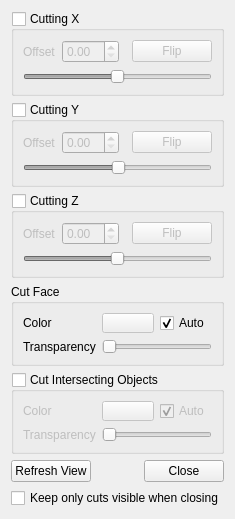
<?xml version="1.0" encoding="UTF-8"?>
<ui version="4.0">
 <class>PartGui::SectionCut</class>
 <widget class="QDialog" name="PartGui::SectionCut">
  <property name="geometry">
   <rect>
    <x>0</x>
    <y>0</y>
    <width>230</width>
    <height>514</height>
   </rect>
  </property>
  <property name="maximumSize">
   <size>
    <width>450</width>
    <height>16777215</height>
   </size>
  </property>
  <property name="windowTitle">
   <string>Persistent Section Cut</string>
  </property>
  <layout class="QGridLayout" name="gridLayout_6">
   <item row="0" column="0" colspan="3">
    <widget class="QGroupBox" name="groupBoxX">
     <property name="maximumSize">
      <size>
       <width>16777215</width>
       <height>16777215</height>
      </size>
     </property>
     <property name="title">
      <string>Cutting X</string>
     </property>
     <property name="checkable">
      <bool>true</bool>
     </property>
     <property name="checked">
      <bool>false</bool>
     </property>
     <layout class="QGridLayout" name="gridLayout">
      <item row="0" column="0">
       <widget class="QLabel" name="label">
        <property name="text">
         <string>Offset</string>
        </property>
       </widget>
      </item>
      <item row="0" column="1">
       <widget class="QDoubleSpinBox" name="cutX">
        <property name="keyboardTracking">
         <bool>false</bool>
        </property>
       </widget>
      </item>
      <item row="0" column="2">
       <spacer name="horizontalSpacer_2">
        <property name="orientation">
         <enum>Qt::Horizontal</enum>
        </property>
        <property name="sizeHint" stdset="0">
         <size>
          <width>20</width>
          <height>20</height>
         </size>
        </property>
       </spacer>
      </item>
      <item row="0" column="3">
       <widget class="QPushButton" name="flipX">
        <property name="text">
         <string>Flip</string>
        </property>
        <property name="checkable">
         <bool>true</bool>
        </property>
        <property name="flat">
         <bool>false</bool>
        </property>
       </widget>
      </item>
      <item row="1" column="0" colspan="4">
       <widget class="QSlider" name="cutXHS">
        <property name="maximum">
         <number>100</number>
        </property>
        <property name="sliderPosition">
         <number>50</number>
        </property>
        <property name="orientation">
         <enum>Qt::Horizontal</enum>
        </property>
       </widget>
      </item>
     </layout>
    </widget>
   </item>
   <item row="1" column="0" colspan="3">
    <widget class="QGroupBox" name="groupBoxY">
     <property name="maximumSize">
      <size>
       <width>16777215</width>
       <height>16777215</height>
      </size>
     </property>
     <property name="title">
      <string>Cutting Y</string>
     </property>
     <property name="checkable">
      <bool>true</bool>
     </property>
     <property name="checked">
      <bool>false</bool>
     </property>
     <layout class="QGridLayout" name="gridLayout_2">
      <item row="0" column="0">
       <widget class="QLabel" name="label_2">
        <property name="text">
         <string>Offset</string>
        </property>
       </widget>
      </item>
      <item row="0" column="1">
       <widget class="QDoubleSpinBox" name="cutY">
        <property name="keyboardTracking">
         <bool>false</bool>
        </property>
       </widget>
      </item>
      <item row="0" column="2">
       <spacer name="horizontalSpacer_3">
        <property name="orientation">
         <enum>Qt::Horizontal</enum>
        </property>
        <property name="sizeHint" stdset="0">
         <size>
          <width>20</width>
          <height>20</height>
         </size>
        </property>
       </spacer>
      </item>
      <item row="0" column="3">
       <widget class="QPushButton" name="flipY">
        <property name="text">
         <string>Flip</string>
        </property>
        <property name="checkable">
         <bool>true</bool>
        </property>
       </widget>
      </item>
      <item row="1" column="0" colspan="4">
       <widget class="QSlider" name="cutYHS">
        <property name="value">
         <number>50</number>
        </property>
        <property name="orientation">
         <enum>Qt::Horizontal</enum>
        </property>
       </widget>
      </item>
     </layout>
    </widget>
   </item>
   <item row="2" column="0" colspan="3">
    <widget class="QGroupBox" name="groupBoxZ">
     <property name="maximumSize">
      <size>
       <width>16777215</width>
       <height>16777215</height>
      </size>
     </property>
     <property name="title">
      <string>Cutting Z</string>
     </property>
     <property name="checkable">
      <bool>true</bool>
     </property>
     <property name="checked">
      <bool>false</bool>
     </property>
     <layout class="QGridLayout" name="gridLayout_3">
      <item row="0" column="0">
       <widget class="QLabel" name="label_3">
        <property name="text">
         <string>Offset</string>
        </property>
       </widget>
      </item>
      <item row="0" column="1">
       <widget class="QDoubleSpinBox" name="cutZ">
        <property name="keyboardTracking">
         <bool>false</bool>
        </property>
       </widget>
      </item>
      <item row="0" column="2">
       <spacer name="horizontalSpacer_4">
        <property name="orientation">
         <enum>Qt::Horizontal</enum>
        </property>
        <property name="sizeHint" stdset="0">
         <size>
          <width>20</width>
          <height>20</height>
         </size>
        </property>
       </spacer>
      </item>
      <item row="0" column="3">
       <widget class="QPushButton" name="flipZ">
        <property name="text">
         <string>Flip</string>
        </property>
        <property name="checkable">
         <bool>true</bool>
        </property>
       </widget>
      </item>
      <item row="1" column="0" colspan="4">
       <widget class="QSlider" name="cutZHS">
        <property name="minimum">
         <number>0</number>
        </property>
        <property name="maximum">
         <number>100</number>
        </property>
        <property name="value">
         <number>50</number>
        </property>
        <property name="orientation">
         <enum>Qt::Horizontal</enum>
        </property>
       </widget>
      </item>
     </layout>
    </widget>
   </item>
   <item row="3" column="0" colspan="3">
    <widget class="QGroupBox" name="CutfaceGB">
     <property name="title">
      <string>Cut Face</string>
     </property>
     <layout class="QGridLayout" name="gridLayout_4">
      <item row="0" column="0">
       <widget class="QLabel" name="label_6">
        <property name="minimumSize">
         <size>
          <width>0</width>
          <height>0</height>
         </size>
        </property>
        <property name="toolTip">
         <string>Color of the cut face</string>
        </property>
        <property name="text">
         <string>Color</string>
        </property>
       </widget>
      </item>
      <item row="0" column="1">
       <widget class="Gui::PreauracadolorButton" name="CutColor">
        <property name="enabled">
         <bool>false</bool>
        </property>
        <property name="minimumSize">
         <size>
          <width>50</width>
          <height>20</height>
         </size>
        </property>
        <property name="maximumSize">
         <size>
          <width>16777215</width>
          <height>16777215</height>
         </size>
        </property>
        <property name="color">
         <color>
          <red>203</red>
          <green>203</green>
          <blue>203</blue>
         </color>
        </property>
        <property name="prefEntry" stdset="0">
         <cstring>DefaultShapeColor</cstring>
        </property>
        <property name="prefPath" stdset="0">
         <cstring>View</cstring>
        </property>
       </widget>
      </item>
      <item row="0" column="2">
       <widget class="Gui::PreauracadheckBox" name="autoCutfaceColorCB">
        <property name="minimumSize">
         <size>
          <width>0</width>
          <height>0</height>
         </size>
        </property>
        <property name="toolTip">
         <string>Takes the color and transparency
from the cut objects.
Works only properly if all objects
have the same values.</string>
        </property>
        <property name="text">
         <string>Auto</string>
        </property>
        <property name="checked">
         <bool>true</bool>
        </property>
        <property name="prefEntry" stdset="0">
         <cstring>TwoSideRendering</cstring>
        </property>
        <property name="prefPath" stdset="0">
         <cstring>Mod/Part</cstring>
        </property>
       </widget>
      </item>
      <item row="1" column="0">
       <widget class="QLabel" name="label_7">
        <property name="minimumSize">
         <size>
          <width>0</width>
          <height>0</height>
         </size>
        </property>
        <property name="toolTip">
         <string>Transparency of the cut face</string>
        </property>
        <property name="text">
         <string>Transparency</string>
        </property>
       </widget>
      </item>
      <item row="1" column="1" colspan="2">
       <widget class="Gui::PrefSlider" name="CutTransparencyHS">
        <property name="enabled">
         <bool>false</bool>
        </property>
        <property name="toolTip">
         <string notr="true">0 %</string>
        </property>
        <property name="maximum">
         <number>100</number>
        </property>
        <property name="orientation">
         <enum>Qt::Horizontal</enum>
        </property>
        <property name="prefEntry" stdset="0">
         <cstring>DefaultShapeTransparency</cstring>
        </property>
        <property name="prefPath" stdset="0">
         <cstring>View</cstring>
        </property>
       </widget>
      </item>
     </layout>
    </widget>
   </item>
   <item row="4" column="0" colspan="3">
    <widget class="QGroupBox" name="groupBoxIntersecting">
     <property name="maximumSize">
      <size>
       <width>16777215</width>
       <height>16777215</height>
      </size>
     </property>
     <property name="toolTip">
      <string>Allows cutting objects intersecting each other
for the price that all cut objects
will get the same color</string>
     </property>
     <property name="title">
      <string>Cut Intersecting Objects</string>
     </property>
     <property name="checkable">
      <bool>true</bool>
     </property>
     <property name="checked">
      <bool>false</bool>
     </property>
     <layout class="QGridLayout" name="gridLayout_5">
      <item row="0" column="0">
       <widget class="QLabel" name="label_9">
        <property name="minimumSize">
         <size>
          <width>0</width>
          <height>0</height>
         </size>
        </property>
        <property name="toolTip">
         <string>Color of the cut face</string>
        </property>
        <property name="text">
         <string>Color</string>
        </property>
       </widget>
      </item>
      <item row="0" column="1">
       <widget class="Gui::PreauracadolorButton" name="BFragColor">
        <property name="enabled">
         <bool>false</bool>
        </property>
        <property name="minimumSize">
         <size>
          <width>50</width>
          <height>20</height>
         </size>
        </property>
        <property name="maximumSize">
         <size>
          <width>16777215</width>
          <height>16777215</height>
         </size>
        </property>
        <property name="toolTip">
         <string>Color for all objects</string>
        </property>
        <property name="color">
         <color>
          <red>203</red>
          <green>203</green>
          <blue>203</blue>
         </color>
        </property>
        <property name="prefEntry" stdset="0">
         <cstring>DefaultShapeColor</cstring>
        </property>
        <property name="prefPath" stdset="0">
         <cstring>View</cstring>
        </property>
       </widget>
      </item>
      <item row="0" column="2">
       <widget class="Gui::PreauracadheckBox" name="autoBauracadolorCB">
        <property name="minimumSize">
         <size>
          <width>0</width>
          <height>0</height>
         </size>
        </property>
        <property name="toolTip">
         <string>Takes the color and transparency
from the cut objects.
Works only properly if all objects
have the same values.</string>
        </property>
        <property name="text">
         <string>Auto</string>
        </property>
        <property name="checked">
         <bool>true</bool>
        </property>
        <property name="prefEntry" stdset="0">
         <cstring>TwoSideRendering</cstring>
        </property>
        <property name="prefPath" stdset="0">
         <cstring>Mod/Part</cstring>
        </property>
       </widget>
      </item>
      <item row="1" column="0">
       <widget class="QLabel" name="label_8">
        <property name="minimumSize">
         <size>
          <width>0</width>
          <height>0</height>
         </size>
        </property>
        <property name="toolTip">
         <string>Transparency of the cut face</string>
        </property>
        <property name="text">
         <string>Transparency</string>
        </property>
       </widget>
      </item>
      <item row="1" column="1" colspan="2">
       <widget class="Gui::PrefSlider" name="BFragTransparencyHS">
        <property name="enabled">
         <bool>false</bool>
        </property>
        <property name="toolTip">
         <string notr="true">0 %</string>
        </property>
        <property name="maximum">
         <number>100</number>
        </property>
        <property name="orientation">
         <enum>Qt::Horizontal</enum>
        </property>
        <property name="prefEntry" stdset="0">
         <cstring>DefaultShapeTransparency</cstring>
        </property>
        <property name="prefPath" stdset="0">
         <cstring>View</cstring>
        </property>
       </widget>
      </item>
     </layout>
    </widget>
   </item>
   <item row="5" column="0">
    <widget class="QPushButton" name="RefreshCutPB">
     <property name="enabled">
      <bool>true</bool>
     </property>
     <property name="toolTip">
      <string>Refreshes the list of visible objects</string>
     </property>
     <property name="text">
      <string>Refresh View</string>
     </property>
    </widget>
   </item>
   <item row="5" column="1">
    <spacer name="horizontalSpacer_6">
     <property name="orientation">
      <enum>Qt::Horizontal</enum>
     </property>
     <property name="sizeHint" stdset="0">
      <size>
       <width>20</width>
       <height>20</height>
      </size>
     </property>
    </spacer>
   </item>
   <item row="5" column="2">
    <widget class="QDialogButtonBox" name="buttonBox">
     <property name="orientation">
      <enum>Qt::Horizontal</enum>
     </property>
     <property name="standardButtons">
      <set>QDialogButtonBox::Close</set>
     </property>
    </widget>
   </item>
   <item row="6" column="0" colspan="3">
    <widget class="QCheckBox" name="keepOnlyCutCB">
     <property name="toolTip">
      <string>When the dialog is closed,
only created cuts will be visible</string>
     </property>
     <property name="text">
      <string>Keep only cuts visible when closing</string>
     </property>
    </widget>
   </item>
   <item row="7" column="1">
    <spacer name="verticalSpacer">
     <property name="orientation">
      <enum>Qt::Vertical</enum>
     </property>
     <property name="sizeHint" stdset="0">
      <size>
       <width>20</width>
       <height>40</height>
      </size>
     </property>
    </spacer>
   </item>
  </layout>
 </widget>
 <customwidgets>
  <customwidget>
   <class>Gui::ColorButton</class>
   <extends>QPushButton</extends>
   <header>Gui/Widgets.h</header>
  </customwidget>
  <customwidget>
   <class>Gui::PreauracadolorButton</class>
   <extends>Gui::ColorButton</extends>
   <header>Gui/PrefWidgets.h</header>
  </customwidget>
  <customwidget>
   <class>Gui::PrefSlider</class>
   <extends>QSlider</extends>
   <header>Gui/PrefWidgets.h</header>
  </customwidget>
  <customwidget>
   <class>Gui::PreauracadheckBox</class>
   <extends>QCheckBox</extends>
   <header>Gui/PrefWidgets.h</header>
  </customwidget>
 </customwidgets>
 <tabstops>
  <tabstop>groupBoxX</tabstop>
  <tabstop>cutX</tabstop>
  <tabstop>flipX</tabstop>
  <tabstop>groupBoxY</tabstop>
  <tabstop>cutY</tabstop>
  <tabstop>flipY</tabstop>
  <tabstop>groupBoxZ</tabstop>
  <tabstop>cutZ</tabstop>
  <tabstop>flipZ</tabstop>
 </tabstops>
 <resources/>
 <connections>
  <connection>
   <sender>buttonBox</sender>
   <signal>rejected()</signal>
   <receiver>PartGui::SectionCut</receiver>
   <slot>reject()</slot>
   <hints>
    <hint type="sourcelabel">
     <x>316</x>
     <y>260</y>
    </hint>
    <hint type="destinationlabel">
     <x>286</x>
     <y>274</y>
    </hint>
   </hints>
  </connection>
  <connection>
   <sender>autoCutfaceColorCB</sender>
   <signal>toggled(bool)</signal>
   <receiver>CutTransparencyHS</receiver>
   <slot>setDisabled(bool)</slot>
   <hints>
    <hint type="sourcelabel">
     <x>182</x>
     <y>311</y>
    </hint>
    <hint type="destinationlabel">
     <x>150</x>
     <y>338</y>
    </hint>
   </hints>
  </connection>
  <connection>
   <sender>autoCutfaceColorCB</sender>
   <signal>toggled(bool)</signal>
   <receiver>CutColor</receiver>
   <slot>setDisabled(bool)</slot>
   <hints>
    <hint type="sourcelabel">
     <x>182</x>
     <y>311</y>
    </hint>
    <hint type="destinationlabel">
     <x>119</x>
     <y>311</y>
    </hint>
   </hints>
  </connection>
  <connection>
   <sender>autoBauracadolorCB</sender>
   <signal>toggled(bool)</signal>
   <receiver>BFragColor</receiver>
   <slot>setDisabled(bool)</slot>
   <hints>
    <hint type="sourcelabel">
     <x>182</x>
     <y>427</y>
    </hint>
    <hint type="destinationlabel">
     <x>119</x>
     <y>427</y>
    </hint>
   </hints>
  </connection>
  <connection>
   <sender>autoBauracadolorCB</sender>
   <signal>toggled(bool)</signal>
   <receiver>BFragTransparencyHS</receiver>
   <slot>setDisabled(bool)</slot>
   <hints>
    <hint type="sourcelabel">
     <x>182</x>
     <y>427</y>
    </hint>
    <hint type="destinationlabel">
     <x>150</x>
     <y>454</y>
    </hint>
   </hints>
  </connection>
 </connections>
</ui>
